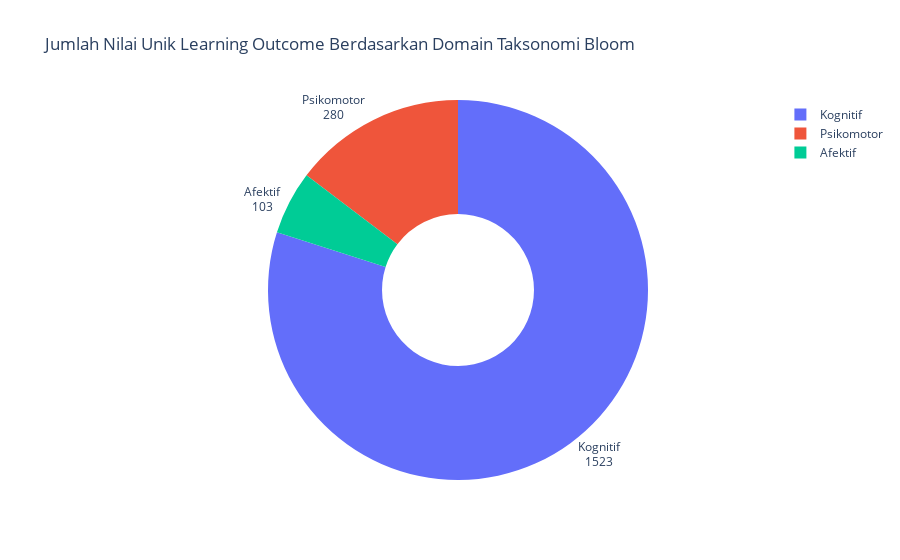

Notebook code cell kept with this figure:
### Code cell
import plotly.express as px
import pandas as pd

# Hitung nunique per domain
data = {
    "Domain": ["Kognitif", "Psikomotor", "Afektif"],
    "Jumlah Unik": [
        df_learning_outcome.loc[df_learning_outcome["Level"].str[0] == "C"].nunique().max(),
        df_learning_outcome.loc[df_learning_outcome["Level"].str[0] == "P"].nunique().max(),
        df_learning_outcome.loc[df_learning_outcome["Level"].str[0] == "A"].nunique().max(),
    ]
}

df_unique = pd.DataFrame(data)

fig = px.pie(
    df_unique,
    names="Domain",
    values="Jumlah Unik",
    title="Jumlah Nilai Unik Learning Outcome Berdasarkan Domain Taksonomi Bloom",
    hole=0.4
)

fig.update_traces(textposition="outside", textinfo="value+label")


fig.show()

### Figure 1 — Plotly figure (JSON) as saved in the notebook; plotly's stock layout.template omitted (floating-point values rounded to 4 significant figures)
{"data": [{"domain": {"x": [0, 1], "y": [0, 1]}, "hole": 0.4, "hovertemplate": "Domain=%{label}<br>Jumlah Unik=%{value}<extra></extra>", "labels": ["Kognitif", "Psikomotor", "Afektif"], "legendgroup": "", "name": "", "showlegend": true, "textinfo": "value+label", "textposition": "outside", "type": "pie", "values": [1523, 280, 103]}], "layout": {"legend": {"tracegroupgap": 0}, "title": {"text": "Jumlah Nilai Unik Learning Outcome Berdasarkan Domain Taksonomi Bloom"}}}
